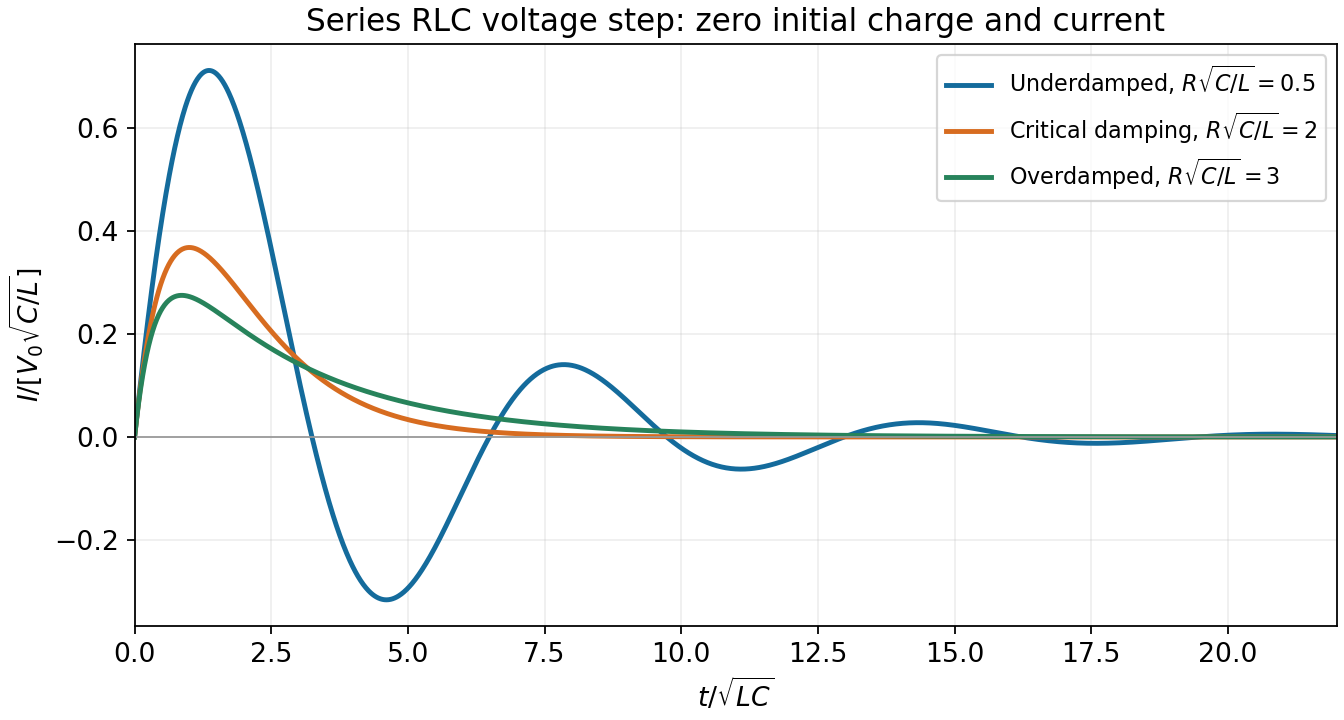

Recreate this plot in Python.
"""Original CP2 2013 resit figure; Python 3.14, NumPy and Matplotlib root dependencies."""
from pathlib import Path
import numpy as np
import matplotlib
matplotlib.use("Agg")
import matplotlib.pyplot as plt
plt.rcParams.update({"font.size":12,"axes.titlesize":14,"axes.labelsize":12,"legend.fontsize":10,"figure.facecolor":"white","axes.facecolor":"white","savefig.facecolor":"white","font.family":"DejaVu Sans"})

t=np.linspace(0,22,1800)
fig,ax=plt.subplots(figsize=(8.4,4.5),layout="constrained")
for rho,label,col in [(.5,"Underdamped", "#146b9c"),(2,"Critical damping", "#d76c20"),(3,"Overdamped", "#27835b")]:
    alpha=rho/2
    if alpha<1:
        wd=np.sqrt(1-alpha*alpha);cur=np.exp(-alpha*t)*np.sin(wd*t)/wd
    elif alpha==1:cur=t*np.exp(-t)
    else:
        beta=np.sqrt(alpha*alpha-1);cur=(np.exp((-alpha+beta)*t)-np.exp((-alpha-beta)*t))/(2*beta)
    ax.plot(t,cur,lw=2.2,color=col,label=label+rf", $R\sqrt{{C/L}}={rho:g}$")
ax.axhline(0,color=".6",lw=.8)
ax.set(xlim=(0,22),xlabel=r"$t/\sqrt{LC}$",ylabel=r"$I/[V_0\sqrt{C/L}]$",title="Series RLC voltage step: zero initial charge and current")
ax.legend();ax.grid(alpha=.2)

fig.savefig(Path.cwd()/Path(__file__).with_suffix(".png").name,dpi=160,facecolor="white",metadata={"Software":"Original CP2 solution figure"})
plt.close(fig)
